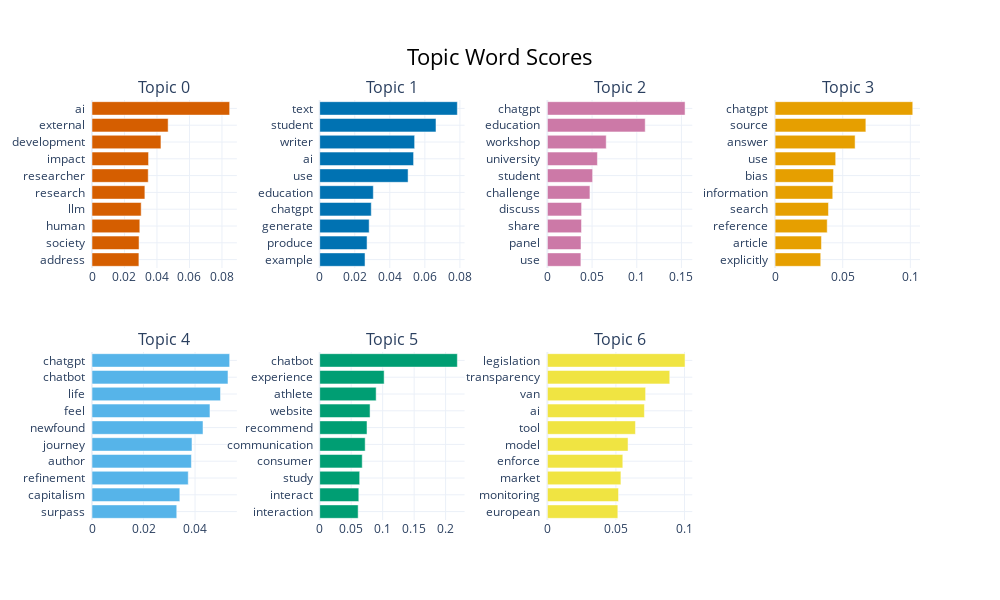

The notebook cell saved with this chart:
### Code cell
topic_model.visualize_barchart(top_n_topics=8,n_words=10,height=300)

### Figure 1 — Plotly figure (JSON) as saved in the notebook; plotly's stock layout.template omitted (floating-point values rounded to 4 significant figures)
{"data": [{"marker": {"color": "#D55E00"}, "orientation": "h", "type": "bar", "x": [0.02887, 0.02896, 0.02943, 0.03027, 0.03255, 0.03461, 0.03481, 0.04244, 0.04687, 0.08473], "xaxis": "x", "y": ["address  ", "society  ", "human  ", "llm  ", "research  ", "researcher  ", "impact  ", "development  ", "external  ", "ai  "], "yaxis": "y"}, {"marker": {"color": "#0072B2"}, "orientation": "h", "type": "bar", "x": [0.02587, 0.02702, 0.02822, 0.02942, 0.03059, 0.05042, 0.05356, 0.05416, 0.06635, 0.07854], "xaxis": "x2", "y": ["example  ", "produce  ", "generate  ", "chatgpt  ", "education  ", "use  ", "ai  ", "writer  ", "student  ", "text  "], "yaxis": "y2"}, {"marker": {"color": "#CC79A7"}, "orientation": "h", "type": "bar", "x": [0.03748, 0.03761, 0.03816, 0.03826, 0.04761, 0.05061, 0.05598, 0.06584, 0.1095, 0.1541], "xaxis": "x3", "y": ["use  ", "panel  ", "share  ", "discuss  ", "challenge  ", "student  ", "university  ", "workshop  ", "education  ", "chatgpt  "], "yaxis": "y3"}, {"marker": {"color": "#E69F00"}, "orientation": "h", "type": "bar", "x": [0.03374, 0.03426, 0.03853, 0.03946, 0.04263, 0.04321, 0.04479, 0.05915, 0.06711, 0.1018], "xaxis": "x4", "y": ["explicitly  ", "article  ", "reference  ", "search  ", "information  ", "bias  ", "use  ", "answer  ", "source  ", "chatgpt  "], "yaxis": "y4"}, {"marker": {"color": "#56B4E9"}, "orientation": "h", "type": "bar", "x": [0.0329, 0.03409, 0.03735, 0.03858, 0.03881, 0.04308, 0.04578, 0.04988, 0.05278, 0.05343], "xaxis": "x5", "y": ["surpass  ", "capitalism  ", "refinement  ", "author  ", "journey  ", "newfound  ", "feel  ", "life  ", "chatbot  ", "chatgpt  "], "yaxis": "y5"}, {"marker": {"color": "#009E73"}, "orientation": "h", "type": "bar", "x": [0.06108, 0.06212, 0.06352, 0.06756, 0.07222, 0.07515, 0.08, 0.08967, 0.1024, 0.2187], "xaxis": "x6", "y": ["interaction  ", "interact  ", "study  ", "consumer  ", "communication  ", "recommend  ", "website  ", "athlete  ", "experience  ", "chatbot  "], "yaxis": "y6"}, {"marker": {"color": "#F0E442"}, "orientation": "h", "type": "bar", "x": [0.05139, 0.05189, 0.05364, 0.05502, 0.05883, 0.06423, 0.07078, 0.07165, 0.08928, 0.1004], "xaxis": "x7", "y": ["european  ", "monitoring  ", "market  ", "enforce  ", "model  ", "tool  ", "ai  ", "van  ", "transparency  ", "legislation  "], "yaxis": "y7"}], "layout": {"annotations": [{"font": {"size": 16}, "showarrow": false, "text": "Topic 0", "x": 0.0875, "xanchor": "center", "xref": "paper", "y": 1, "yanchor": "bottom", "yref": "paper"}, {"font": {"size": 16}, "showarrow": false, "text": "Topic 1", "x": 0.3625, "xanchor": "center", "xref": "paper", "y": 1, "yanchor": "bottom", "yref": "paper"}, {"font": {"size": 16}, "showarrow": false, "text": "Topic 2", "x": 0.6375, "xanchor": "center", "xref": "paper", "y": 1, "yanchor": "bottom", "yref": "paper"}, {"font": {"size": 16}, "showarrow": false, "text": "Topic 3", "x": 0.9125, "xanchor": "center", "xref": "paper", "y": 1, "yanchor": "bottom", "yref": "paper"}, {"font": {"size": 16}, "showarrow": false, "text": "Topic 4", "x": 0.0875, "xanchor": "center", "xref": "paper", "y": 0.4, "yanchor": "bottom", "yref": "paper"}, {"font": {"size": 16}, "showarrow": false, "text": "Topic 5", "x": 0.3625, "xanchor": "center", "xref": "paper", "y": 0.4, "yanchor": "bottom", "yref": "paper"}, {"font": {"size": 16}, "showarrow": false, "text": "Topic 6", "x": 0.6375, "xanchor": "center", "xref": "paper", "y": 0.4, "yanchor": "bottom", "yref": "paper"}], "height": 600, "hoverlabel": {"bgcolor": "white", "font": {"family": "Rockwell", "size": 16}}, "showlegend": false, "title": {"font": {"color": "Black", "size": 22}, "text": "Topic Word Scores", "x": 0.5, "xanchor": "center", "yanchor": "top"}, "width": 1000, "xaxis": {"anchor": "y", "domain": [0, 0.175], "showgrid": true}, "xaxis2": {"anchor": "y2", "domain": [0.275, 0.45], "showgrid": true}, "xaxis3": {"anchor": "y3", "domain": [0.55, 0.725], "showgrid": true}, "xaxis4": {"anchor": "y4", "domain": [0.825, 1], "showgrid": true}, "xaxis5": {"anchor": "y5", "domain": [0, 0.175], "showgrid": true}, "xaxis6": {"anchor": "y6", "domain": [0.275, 0.45], "showgrid": true}, "xaxis7": {"anchor": "y7", "domain": [0.55, 0.725], "showgrid": true}, "xaxis8": {"anchor": "y8", "domain": [0.825, 1], "showgrid": true}, "yaxis": {"anchor": "x", "domain": [0.6, 1], "showgrid": true}, "yaxis2": {"anchor": "x2", "domain": [0.6, 1], "showgrid": true}, "yaxis3": {"anchor": "x3", "domain": [0.6, 1], "showgrid": true}, "yaxis4": {"anchor": "x4", "domain": [0.6, 1], "showgrid": true}, "yaxis5": {"anchor": "x5", "domain": [0, 0.4], "showgrid": true}, "yaxis6": {"anchor": "x6", "domain": [0, 0.4], "showgrid": true}, "yaxis7": {"anchor": "x7", "domain": [0, 0.4], "showgrid": true}, "yaxis8": {"anchor": "x8", "domain": [0, 0.4], "showgrid": true}}}
